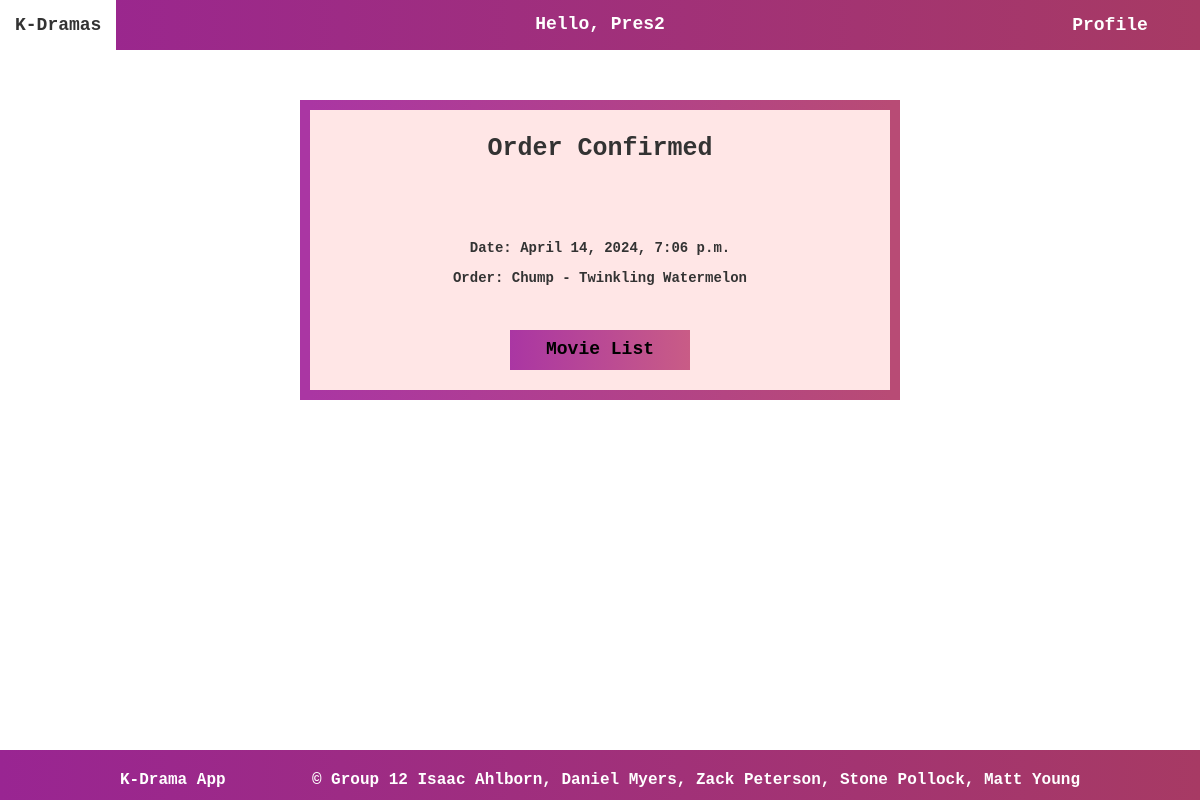
Page /kdrama/details/purchase/order-confirmation/10/ (signed in) on the committed database.
### kdrama/models.py (models this page shows, shortened)
class Purchase(models.Model):
    purchase_id = models.AutoField(primary_key=True)
    user = models.ForeignKey(User, on_delete=models.CASCADE)
    movie = models.ForeignKey(Movie, on_delete=models.CASCADE)
    purchase_date = models.DateTimeField(default=datetime.now)
    total = models.DecimalField(max_digits=10, decimal_places=2)
    def __str__(self):
        return f"{self.user.username} - {self.movie.title}"

class Movie(models.Model):
    movie_id = models.AutoField(primary_key=True)
    title = models.CharField(max_length=100)
    description = models.CharField(max_length=500, blank=True)
    director = models.ForeignKey(Director, on_delete=models.CASCADE,default=1)
    studio = models.ForeignKey(Studio, on_delete=models.CASCADE,default=1)
    release_year = models.IntegerField(blank=True, null=True)
    price = models.DecimalField(max_digits=10, decimal_places=2, null=True, blank=True)
    episode_length = models.IntegerField(blank=True, null=True) # runtime in minutes
    seasons = models.IntegerField(default=1, null=True)
    episodes = models.IntegerField(default=1, null=True)
    rating = models.CharField(max_length=50, blank=True)
    genre = models.CharField(max_length=50, blank=True)
    image_url = models.URLField(blank=True)
    youtube_url = models.URLField(blank=True)
    actors = models.ManyToManyField('Actor', related_name='movies')
    awards = models.ManyToManyField('Award', related_name='movies')

### kdrama/views.py (the view)
# urls.py: path('details/purchase/order-confirmation/<int:purchase_id>/', PurchaseConfirmationView.as_view(), name='purchase-confirmation'),
class PurchaseConfirmationView(LoginRequiredMixin, View):
    template_name = 'kdrama/purchase_confirmation.html'
    def get(self, request, purchase_id=None):
        if purchase_id:
            order = Purchase.objects.get(purchase_id=purchase_id)
        else:
            order = Purchase()
        context = {'order':order, 'is_admin':is_admin(request)}
        return render(request = request, template_name=self.template_name, context=context)

### kdrama/views.py (called while the page is built)
def is_admin(request):
    return request.user.groups.filter(name='admin').exists()

### templates/kdrama/purchase_confirmation.html (shortened to what this page needs)
<!DOCTYPE html>
<html>
<head>
    {% load static %}
    <link rel="stylesheet" href="https://maxcdn.bootstrapcdn.com/bootstrap/3.3.7/css/bootstrap.min.css">
    <link rel="stylesheet" type="text/css" href="{% static 'css/styles.css' %}">
</head>
<body>
    {% include '../blocks/header.html' %}
    <div class="container">
        <h1 id="title-display">Order Confirmed</h1>
        <div>
            <p>Date: {{order.purchase_date}}</p>
            <p>Order: {{order}}</p>
        </div>
        <a href="{% url 'movie-list' %}" id="button-styles"><div class="button">
            Movie List
        </div></a>
    </div>
    <div class="footer" id="bootstrap-override">
        <p id="footer-title">K-Drama App</h4>
        <p id="footer-info">© Group 12 Isaac Ahlborn, Daniel Myers, Zack Peterson, Stone Pollock, Matt Young</h4>
    </div>
</body>
</html>

### templates/blocks/header.html (shortened to what this page needs)
<nav class="navbar navbar-light" id="remove-spacing">
    <div class="heading">
      <div class="navbar-header">
         <a class="text-white navbar-brand" id="home-link" href="{% url 'movie-list' %}">K-Dramas</a>
      </div>
      <p id="greeting">Hello, {{user.username}}</h2>
      <div class="dropdown" id="text-white">
        <span>Profile</span>
      </div>
    </div>
</nav>

### static/css/styles.css (style rules this page uses)
* { font-family: Courier, monospace; font-weight: bolder; }
body { background-image: url("../images/flowerbackground.jpg"); background-size: 1200px 1200px; background-repeat: repeat; margin: 0px; padding: 0px; min-height: 100vh; position: relative; top:0; }
body::after { content: ''; display: block; height: 50px; }
.footer { position: absolute; margin-top: 50px; width: 100%; bottom:0; height: 50px; background-image: linear-gradient(to right, #992592, #A73A64); color:white; font-family: Courier, monospace; font-weight: bolder; }
#bootstrap-override { font-family: Courier, monospace; font-weight: bolder; font-size: 16px; }
#footer-title { position: absolute; left:10%; top: 19px; }
#footer-info { position: absolute; right:10%; top: 19px; }
.container { background-color: #FFE6E6; border-width:10px; border-style: solid; border-image: linear-gradient(to right, #AA36A3, #B84B75) 1; }
.navbar { background-image: linear-gradient(to right, #992592, #A73A64); border-radius: 0px; border: none; }
#home-link { color: white; font-weight: 900; }
.dropdown { display:inline-block; color: white; text-align: center; line-height: 50px; height: 50px; width: 160px; position: absolute; right:10px; font-size: 18px; }
#greeting { font-weight: 900; font-size: 18px; color: white; position: absolute; top: 50%; left:50%; transform: translate(-50%, -50%); }
.button { color: black; font-weight: bold; background-image: linear-gradient(to right, #AA36A3, #C95C86); height: 40px; width: 180px; border: none; font-size:18px; display:flex; text-align: center; justify-content: center; align-items: center; margin:0; text-decoration: none; }

### templates/kdrama/purchase_confirmation.html (style rules this page uses)
.container { width: 600px; height: 300px; margin-top: 50px; margin-left: 50%; transform: translateX(-50%); padding-top: 35px; display: flex; flex-direction: column; justify-content: center; text-align: center; }
#title-display { position: absolute; top: 5px; left: 50%; transform: translateX(-50%); font-size: 25px; font-weight: bolder; }
#button-styles { text-decoration: none; position:absolute; left: 50%; transform: translateX(-50%); bottom:20px; }

### rows in the picture
Purchase: purchase_date "April 14, 2024, 7:06 p.m.", user+movie "Chump - Twinkling Watermelon"

### other values in the picture
{{ user.username }} "Pres2"
